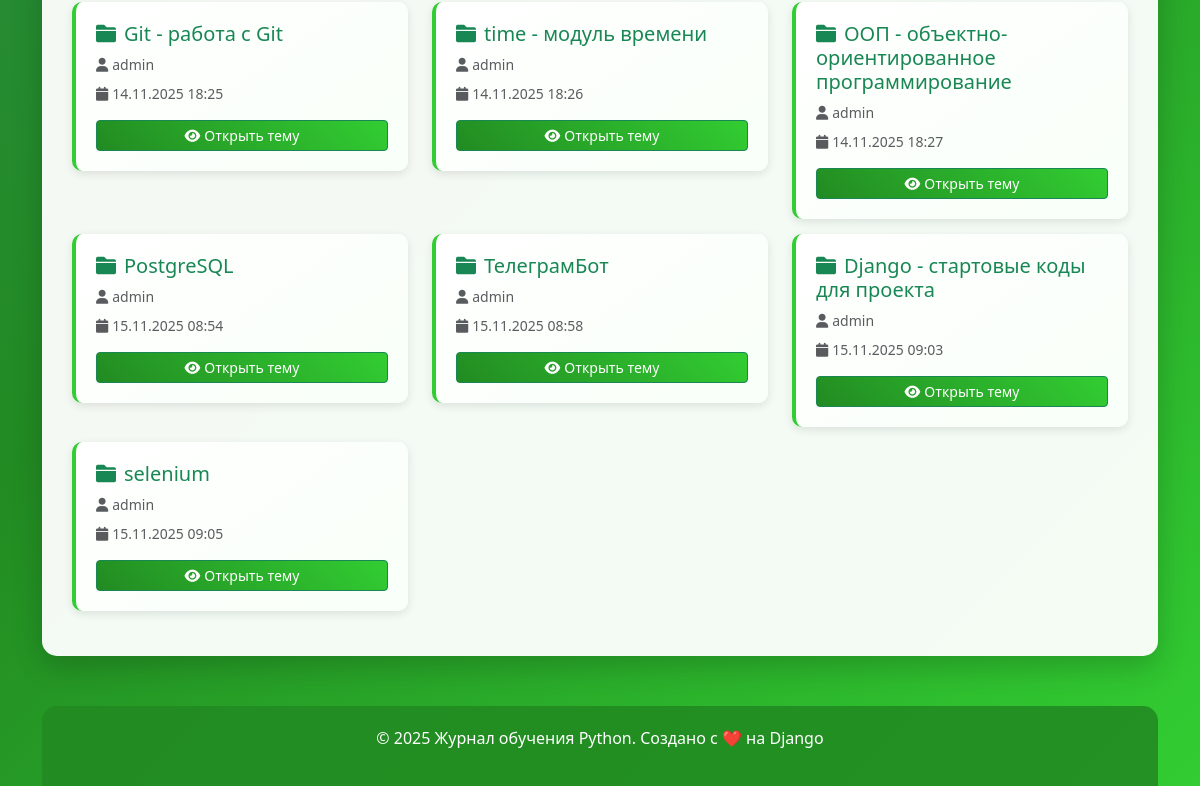
/topics/ (lower part), run on an earlier commit of the app's database.
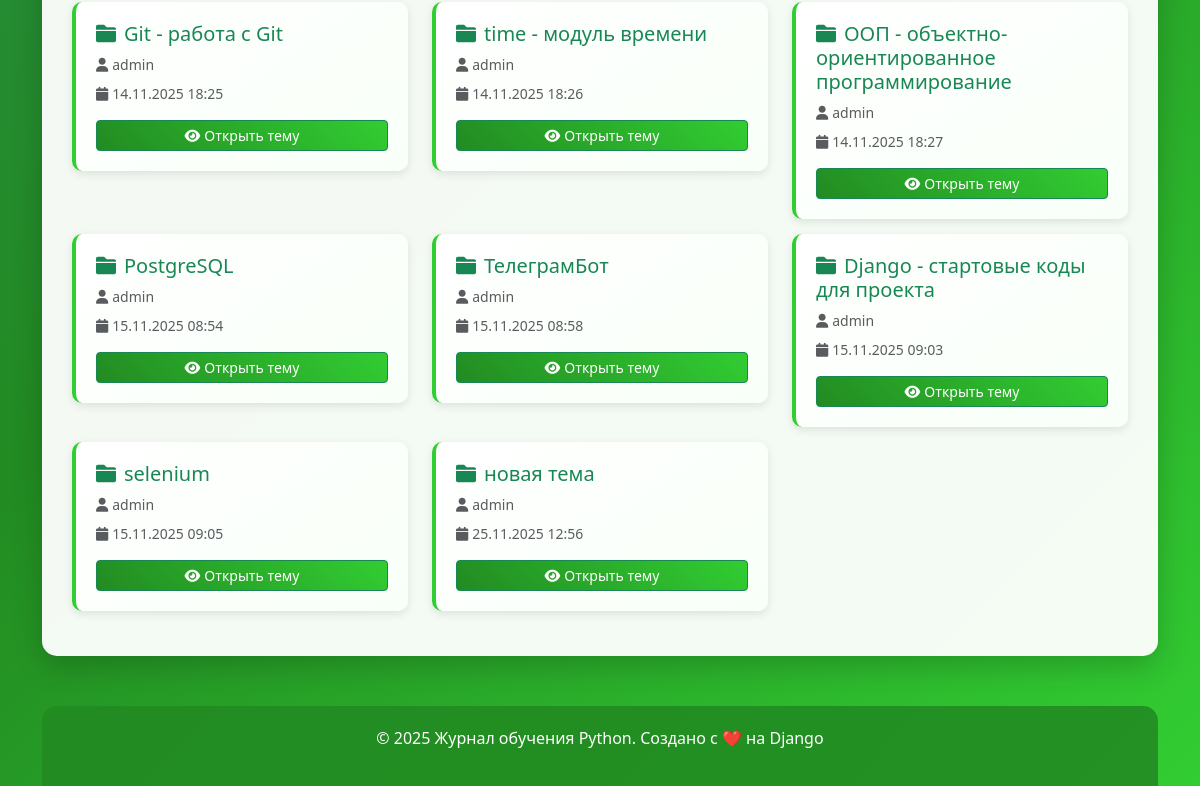
And on a later commit of the database.
### journal/models.py (models this page shows, shortened)
class Topic(models.Model):
    text = models.CharField(max_length=200)
    date_added = models.DateTimeField(auto_now_add=True)
    owner = models.ForeignKey(User, on_delete=models.CASCADE)

### journal/views.py (the view)
# urls.py: path('topics/', views.topics, name='topics'),
def topics(request):
    topics = Topic.objects.order_by('date_added')
    return render(request, 'journal/topics.html', {'topics': topics})

### templates/journal/topics.html (shortened to what this page needs)
{% extends "base.html" %}
{% block content %}
{% if topics %}
<div class="row">
    {% for topic in topics %}
    <div class="col-md-6 col-lg-4">
        <div class="topic-item">
            <h5 class="text-success">
                <i class="fas fa-folder me-2"></i>{{ topic.text }}
            </h5>
            <p class="text-muted small mb-2">
                <i class="fas fa-user me-1"></i>{{ topic.owner.username }}
            </p>
            <p class="text-muted small mb-3">
                <i class="fas fa-calendar me-1"></i>{{ topic.date_added|date:"d.m.Y H:i" }}
            </p>
            <div class="d-grid gap-1">
                <a href="{% url 'journal:topic' topic.id %}" class="btn btn-success btn-sm">
                    <i class="fas fa-eye me-1"></i>Открыть тему
                </a>
            </div>
        </div>
    </div>
    {% endfor %}
</div>
{% endif %}
{% endblock %}

What changed in the data, as far as the page shows it:
added Topic: text "новая тема", owner.username "admin", date_added "25.11.2025 12:56"
